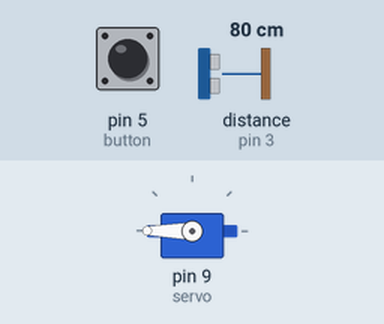
This sketch was run on a simulated Arduino Uno, built with avr-gcc and run on an emulated ATmega328P. On the bench: servo. Wiring (inferred from the names in the program): ultrasonic range finder: trigger pin 2; echo pin 3. The inputs (shaded band) are chosen by the test bench; at power-on: pin 5 (button) LOW, distance to the obstacle (sensor on pin 3) 80 cm. The echo pulse lasts 58.3 µs per cm.

Above: at 1.2 s.
1.3 s: pin 5 (button) pulled HIGH for 0.15 s
At 2.0 s:
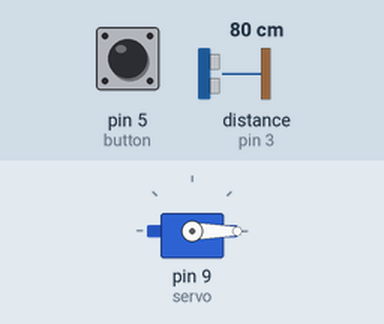
2.9 s: distance to the obstacle (sensor on pin 3) set to 2 cm
At 8.2 s:
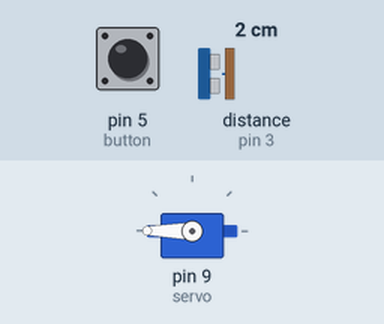
Timing chart, 0 to 9.7 s (numbered marks = the images above; inputs shaded):
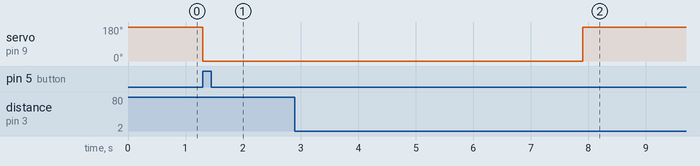

Measured:
- after the input at 1.3 s, servo on pin 9 (servo): 180° → 0° at once
- after the input at 2.9 s, servo on pin 9 (servo): 0° → 180° after 5.0 s

The sketch:

tone_super.ino
```cpp
#include<Servo.h>
#define TRIG 2 // 초음파센서 TRIG 2번핀 할당
#define ECHO 3 // 초음파센서 ECHO 3번핀 할당
int button = 5;  //버튼센서 입력 5번핀 할당

Servo servo;
boolean isNear = false;

void setup(){
  pinMode(TRIG,OUTPUT); // 아두이노 송신
  pinMode(ECHO,INPUT);  // 아두이노 수신
  pinMode(button,INPUT); // 아두이노 수신
  servo.attach(9);      // 서보모터 제어 9번핀 할당
  servo.write(180);     // 서보모터 초기각도 180도 셋팅
}
void loop()
{
  digitalWrite(TRIG,LOW);
  delayMicroseconds(2);
  digitalWrite(TRIG,HIGH);
  delayMicroseconds(5);
  digitalWrite(TRIG,LOW);

  long distance = pulseIn(ECHO,HIGH)/58; // 초음파 간격

  //만약 버튼이 눌러졌다면
  if (digitalRead(button)) {
      servo.write(0); // 서보모터 0도로 회전
  }

  else if(distance < 10){ // 만약 10cm보다 가까우운 곳에 물체가 있으면
  delay(5000); // 5초 뒤에
  servo.write(180); // 서보모터 180도로 회전
  }
}
```
